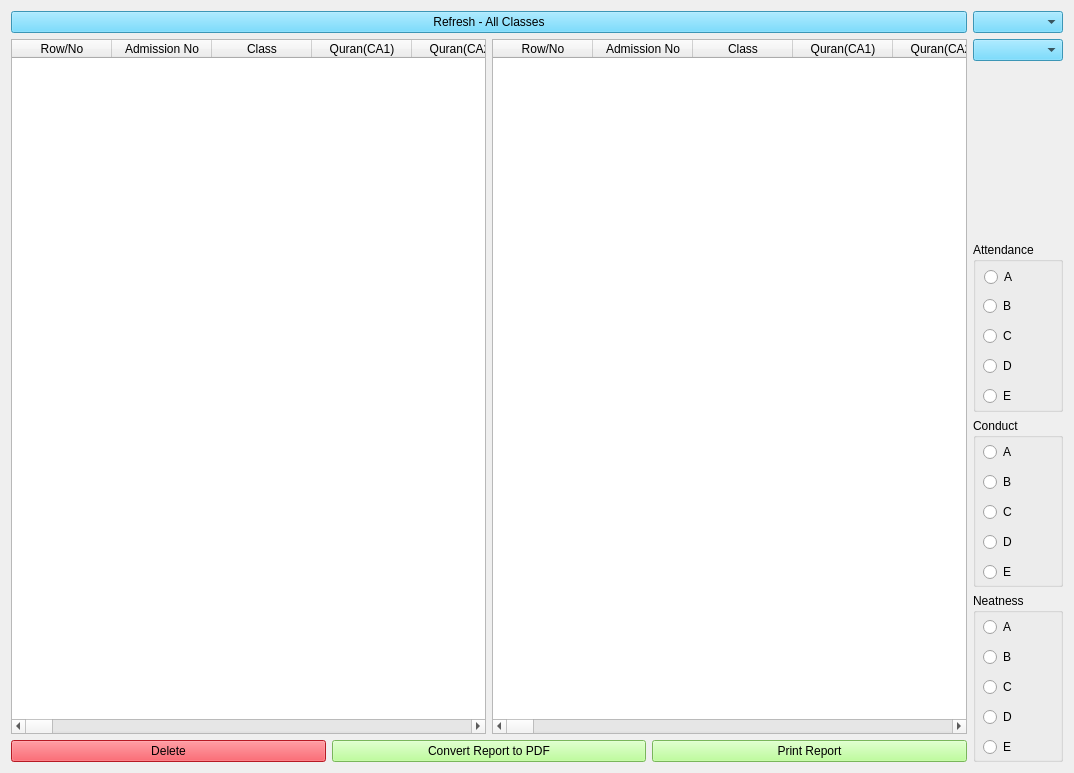
<?xml version="1.0" encoding="UTF-8"?>
<ui version="4.0">
 <class>SecScore2ndForm</class>
 <widget class="QWidget" name="SecScore2ndForm">
  <property name="geometry">
   <rect>
    <x>0</x>
    <y>0</y>
    <width>1074</width>
    <height>773</height>
   </rect>
  </property>
  <property name="windowTitle">
   <string>Secondary Classes Scores (Second Term)</string>
  </property>
  <property name="windowIcon">
   <iconset>
    <normaloff>score2_icon.jpg</normaloff>score2_icon.jpg</iconset>
  </property>
  <property name="styleSheet">
   <string notr="true">font: 12pt &quot;MS Shell Dlg 2&quot;;

QPushButton{
background-color: rgb(170, 255, 127);
}</string>
  </property>
  <layout class="QVBoxLayout" name="verticalLayout_3">
   <item>
    <layout class="QHBoxLayout" name="horizontalLayout_3">
     <item>
      <layout class="QVBoxLayout" name="verticalLayout_2">
       <item>
        <widget class="QPushButton" name="switch_back_btn">
         <property name="styleSheet">
          <string notr="true">background-color: rgb(84, 210, 255);</string>
         </property>
         <property name="text">
          <string>Refresh - All Classes</string>
         </property>
        </widget>
       </item>
       <item>
        <layout class="QHBoxLayout" name="horizontalLayout">
         <item>
          <widget class="QTableWidget" name="tableWidget">
           <property name="sizePolicy">
            <sizepolicy hsizetype="Expanding" vsizetype="Expanding">
             <horstretch>0</horstretch>
             <verstretch>0</verstretch>
            </sizepolicy>
           </property>
           <property name="autoFillBackground">
            <bool>false</bool>
           </property>
           <property name="frameShape">
            <enum>QFrame::StyledPanel</enum>
           </property>
           <property name="alternatingRowColors">
            <bool>true</bool>
           </property>
           <property name="showGrid">
            <bool>true</bool>
           </property>
           <attribute name="horizontalHeaderStretchLastSection">
            <bool>false</bool>
           </attribute>
           <attribute name="verticalHeaderVisible">
            <bool>true</bool>
           </attribute>
           <column>
            <property name="text">
             <string>Row/No</string>
            </property>
           </column>
           <column>
            <property name="text">
             <string>Admission No</string>
            </property>
           </column>
           <column>
            <property name="text">
             <string>Class</string>
            </property>
           </column>
           <column>
            <property name="text">
             <string>Quran(CA1)</string>
            </property>
           </column>
           <column>
            <property name="text">
             <string>Quran(CA2)</string>
            </property>
           </column>
           <column>
            <property name="text">
             <string>Quran(ASS)</string>
            </property>
           </column>
           <column>
            <property name="text">
             <string>Quran(EXAM)</string>
            </property>
           </column>
           <column>
            <property name="text">
             <string>Quran(TOTAL)</string>
            </property>
           </column>
           <column>
            <property name="text">
             <string>Ibadat(CA1)</string>
            </property>
           </column>
           <column>
            <property name="text">
             <string>Ibadat(CA2)</string>
            </property>
           </column>
           <column>
            <property name="text">
             <string>Ibadat(ASS)</string>
            </property>
           </column>
           <column>
            <property name="text">
             <string>Ibadat(EXAM)</string>
            </property>
           </column>
           <column>
            <property name="text">
             <string>Ibadat(TOTAL)</string>
            </property>
           </column>
           <column>
            <property name="text">
             <string>Arabic(CA1)</string>
            </property>
           </column>
           <column>
            <property name="text">
             <string>Arabic(CA2)</string>
            </property>
           </column>
           <column>
            <property name="text">
             <string>Arabic(ASS)</string>
            </property>
           </column>
           <column>
            <property name="text">
             <string>Arabic(EXAM)</string>
            </property>
           </column>
           <column>
            <property name="text">
             <string>Arabic(TOTAL)</string>
            </property>
           </column>
           <column>
            <property name="text">
             <string>Nahwu(CA1)</string>
            </property>
           </column>
           <column>
            <property name="text">
             <string>Nahwu(CA2)</string>
            </property>
           </column>
           <column>
            <property name="text">
             <string>Nahwu(ASS)</string>
            </property>
           </column>
           <column>
            <property name="text">
             <string>Nahwu(EXAM)</string>
            </property>
           </column>
           <column>
            <property name="text">
             <string>Nahwu(TOTAL)</string>
            </property>
           </column>
           <column>
            <property name="text">
             <string>English(CA1)</string>
            </property>
           </column>
           <column>
            <property name="text">
             <string>English(CA2)</string>
            </property>
           </column>
           <column>
            <property name="text">
             <string>English(ASS)</string>
            </property>
           </column>
           <column>
            <property name="text">
             <string>English(EXAM)</string>
            </property>
           </column>
           <column>
            <property name="text">
             <string>English(TOTAL)</string>
            </property>
           </column>
           <column>
            <property name="text">
             <string>Maths(CA1)</string>
            </property>
           </column>
           <column>
            <property name="text">
             <string>Maths(CA2)</string>
            </property>
           </column>
           <column>
            <property name="text">
             <string>Maths(ASS)</string>
            </property>
           </column>
           <column>
            <property name="text">
             <string>Maths(EXAM)</string>
            </property>
           </column>
           <column>
            <property name="text">
             <string>Maths(TOTAL)</string>
            </property>
           </column>
           <column>
            <property name="text">
             <string>Basic Sc(CA1)</string>
            </property>
           </column>
           <column>
            <property name="text">
             <string>Basic Sc(CA2)</string>
            </property>
           </column>
           <column>
            <property name="text">
             <string>Basic Sc(ASS)</string>
            </property>
           </column>
           <column>
            <property name="text">
             <string>Basic Sc(EXAM)</string>
            </property>
           </column>
           <column>
            <property name="text">
             <string>Basic Sc(TOTAL)</string>
            </property>
           </column>
           <column>
            <property name="text">
             <string>Religion(CA1)</string>
            </property>
           </column>
           <column>
            <property name="text">
             <string>Religion(CA2)</string>
            </property>
           </column>
           <column>
            <property name="text">
             <string>Religion(ASS)</string>
            </property>
           </column>
           <column>
            <property name="text">
             <string>Religion(EXAM)</string>
            </property>
           </column>
           <column>
            <property name="text">
             <string>Religion(TOTAL)</string>
            </property>
           </column>
           <column>
            <property name="text">
             <string>Civic(CA1)</string>
            </property>
           </column>
           <column>
            <property name="text">
             <string>Civic(CA2)</string>
            </property>
           </column>
           <column>
            <property name="text">
             <string>Civic(ASS)</string>
            </property>
           </column>
           <column>
            <property name="text">
             <string>Civic(EXAM)</string>
            </property>
           </column>
           <column>
            <property name="text">
             <string>Civic(TOTAL)</string>
            </property>
           </column>
           <column>
            <property name="text">
             <string>CCA(CA1)</string>
            </property>
           </column>
           <column>
            <property name="text">
             <string>CCA(CA2)</string>
            </property>
           </column>
           <column>
            <property name="text">
             <string>CCA(ASS)</string>
            </property>
           </column>
           <column>
            <property name="text">
             <string>CCA(EXAM)</string>
            </property>
           </column>
           <column>
            <property name="text">
             <string>CCA(TOTAL)</string>
            </property>
           </column>
           <column>
            <property name="text">
             <string>Prevocational(CA1)</string>
            </property>
           </column>
           <column>
            <property name="text">
             <string>Prevocational(CA2)</string>
            </property>
           </column>
           <column>
            <property name="text">
             <string>Prevocational(ASS)</string>
            </property>
           </column>
           <column>
            <property name="text">
             <string>Prevocational(EXAM)</string>
            </property>
           </column>
           <column>
            <property name="text">
             <string>Prevocational(TOTAL)</string>
            </property>
           </column>
           <column>
            <property name="text">
             <string>French(CA1)</string>
            </property>
           </column>
           <column>
            <property name="text">
             <string>French(CA2)</string>
            </property>
           </column>
           <column>
            <property name="text">
             <string>French(ASS)</string>
            </property>
           </column>
           <column>
            <property name="text">
             <string>French(EXAM)</string>
            </property>
           </column>
           <column>
            <property name="text">
             <string>French(TOTAL)</string>
            </property>
           </column>
           <column>
            <property name="text">
             <string>Hausa(CA1)</string>
            </property>
           </column>
           <column>
            <property name="text">
             <string>Hausa(CA2)</string>
            </property>
           </column>
           <column>
            <property name="text">
             <string>Hausa(ASS)</string>
            </property>
           </column>
           <column>
            <property name="text">
             <string>Hausa(EXAM)</string>
            </property>
           </column>
           <column>
            <property name="text">
             <string>Hausa(TOTAL)</string>
            </property>
           </column>
           <column>
            <property name="text">
             <string>All Total</string>
            </property>
           </column>
           <column>
            <property name="text">
             <string>Average</string>
            </property>
           </column>
           <column>
            <property name="text">
             <string>New Column</string>
            </property>
           </column>
           <column>
            <property name="text">
             <string>Avg Cumulative</string>
            </property>
           </column>
          </widget>
         </item>
         <item>
          <widget class="QTableWidget" name="tableWidget_2">
           <property name="sizePolicy">
            <sizepolicy hsizetype="Expanding" vsizetype="Expanding">
             <horstretch>0</horstretch>
             <verstretch>0</verstretch>
            </sizepolicy>
           </property>
           <property name="autoFillBackground">
            <bool>false</bool>
           </property>
           <property name="frameShape">
            <enum>QFrame::StyledPanel</enum>
           </property>
           <property name="alternatingRowColors">
            <bool>true</bool>
           </property>
           <property name="showGrid">
            <bool>true</bool>
           </property>
           <attribute name="horizontalHeaderStretchLastSection">
            <bool>false</bool>
           </attribute>
           <attribute name="verticalHeaderVisible">
            <bool>true</bool>
           </attribute>
           <column>
            <property name="text">
             <string>Row/No</string>
            </property>
           </column>
           <column>
            <property name="text">
             <string>Admission No</string>
            </property>
           </column>
           <column>
            <property name="text">
             <string>Class</string>
            </property>
           </column>
           <column>
            <property name="text">
             <string>Quran(CA1)</string>
            </property>
           </column>
           <column>
            <property name="text">
             <string>Quran(CA2)</string>
            </property>
           </column>
           <column>
            <property name="text">
             <string>Quran(ASS)</string>
            </property>
           </column>
           <column>
            <property name="text">
             <string>Quran(EXAM)</string>
            </property>
           </column>
           <column>
            <property name="text">
             <string>Quran(TOTAL)</string>
            </property>
           </column>
           <column>
            <property name="text">
             <string>Ibadat(CA1)</string>
            </property>
           </column>
           <column>
            <property name="text">
             <string>Ibadat(CA2)</string>
            </property>
           </column>
           <column>
            <property name="text">
             <string>Ibadat(ASS)</string>
            </property>
           </column>
           <column>
            <property name="text">
             <string>Ibadat(EXAM)</string>
            </property>
           </column>
           <column>
            <property name="text">
             <string>Ibadat(TOTAL)</string>
            </property>
           </column>
           <column>
            <property name="text">
             <string>Arabic(CA1)</string>
            </property>
           </column>
           <column>
            <property name="text">
             <string>Arabic(CA2)</string>
            </property>
           </column>
           <column>
            <property name="text">
             <string>Arabic(ASS)</string>
            </property>
           </column>
           <column>
            <property name="text">
             <string>Arabic(EXAM)</string>
            </property>
           </column>
           <column>
            <property name="text">
             <string>Arabic(TOTAL)</string>
            </property>
           </column>
           <column>
            <property name="text">
             <string>Nahwu(CA1)</string>
            </property>
           </column>
           <column>
            <property name="text">
             <string>Nahwu(CA2)</string>
            </property>
           </column>
           <column>
            <property name="text">
             <string>Nahwu(ASS)</string>
            </property>
           </column>
           <column>
            <property name="text">
             <string>Nahwu(EXAM)</string>
            </property>
           </column>
           <column>
            <property name="text">
             <string>Nahwu(TOTAL)</string>
            </property>
           </column>
           <column>
            <property name="text">
             <string>English(CA1)</string>
            </property>
           </column>
           <column>
            <property name="text">
             <string>English(CA2)</string>
            </property>
           </column>
           <column>
            <property name="text">
             <string>English(ASS)</string>
            </property>
           </column>
           <column>
            <property name="text">
             <string>English(EXAM)</string>
            </property>
           </column>
           <column>
            <property name="text">
             <string>English(TOTAL)</string>
            </property>
           </column>
           <column>
            <property name="text">
             <string>Maths(CA1)</string>
            </property>
           </column>
           <column>
            <property name="text">
             <string>Maths(CA2)</string>
            </property>
           </column>
           <column>
            <property name="text">
             <string>Maths(ASS)</string>
            </property>
           </column>
           <column>
            <property name="text">
             <string>Maths(EXAM)</string>
            </property>
           </column>
           <column>
            <property name="text">
             <string>Maths(TOTAL)</string>
            </property>
           </column>
           <column>
            <property name="text">
             <string>Basic Sc(CA1)</string>
            </property>
           </column>
           <column>
            <property name="text">
             <string>Basic Sc(CA2)</string>
            </property>
           </column>
           <column>
            <property name="text">
             <string>Basic Sc(ASS)</string>
            </property>
           </column>
           <column>
            <property name="text">
             <string>Basic Sc(EXAM)</string>
            </property>
           </column>
           <column>
            <property name="text">
             <string>Basic Sc(TOTAL)</string>
            </property>
           </column>
           <column>
            <property name="text">
             <string>Religion(CA1)</string>
            </property>
           </column>
           <column>
            <property name="text">
             <string>Religion(CA2)</string>
            </property>
           </column>
           <column>
            <property name="text">
             <string>Religion(ASS)</string>
            </property>
           </column>
           <column>
            <property name="text">
             <string>Religion(EXAM)</string>
            </property>
           </column>
           <column>
            <property name="text">
             <string>Religion(TOTAL)</string>
            </property>
           </column>
           <column>
            <property name="text">
             <string>Civic(CA1)</string>
            </property>
           </column>
           <column>
            <property name="text">
             <string>Civic(CA2)</string>
            </property>
           </column>
           <column>
            <property name="text">
             <string>Civic(ASS)</string>
            </property>
           </column>
           <column>
            <property name="text">
             <string>Civic(EXAM)</string>
            </property>
           </column>
           <column>
            <property name="text">
             <string>Civic(TOTAL)</string>
            </property>
           </column>
           <column>
            <property name="text">
             <string>CCA(CA1)</string>
            </property>
           </column>
           <column>
            <property name="text">
             <string>CCA(CA2)</string>
            </property>
           </column>
           <column>
            <property name="text">
             <string>CCA(ASS)</string>
            </property>
           </column>
           <column>
            <property name="text">
             <string>CCA(EXAM)</string>
            </property>
           </column>
           <column>
            <property name="text">
             <string>CCA(TOTAL)</string>
            </property>
           </column>
           <column>
            <property name="text">
             <string>Prevocational(CA1)</string>
            </property>
           </column>
           <column>
            <property name="text">
             <string>Prevocational(CA2)</string>
            </property>
           </column>
           <column>
            <property name="text">
             <string>Prevocational(ASS)</string>
            </property>
           </column>
           <column>
            <property name="text">
             <string>Prevocational(EXAM)</string>
            </property>
           </column>
           <column>
            <property name="text">
             <string>Prevocational(TOTAL)</string>
            </property>
           </column>
           <column>
            <property name="text">
             <string>French(CA1)</string>
            </property>
           </column>
           <column>
            <property name="text">
             <string>French(CA2)</string>
            </property>
           </column>
           <column>
            <property name="text">
             <string>French(ASS)</string>
            </property>
           </column>
           <column>
            <property name="text">
             <string>French(EXAM)</string>
            </property>
           </column>
           <column>
            <property name="text">
             <string>French(TOTAL)</string>
            </property>
           </column>
           <column>
            <property name="text">
             <string>Hausa(CA1)</string>
            </property>
           </column>
           <column>
            <property name="text">
             <string>Hausa(CA2)</string>
            </property>
           </column>
           <column>
            <property name="text">
             <string>Hausa(ASS)</string>
            </property>
           </column>
           <column>
            <property name="text">
             <string>Hausa(EXAM)</string>
            </property>
           </column>
           <column>
            <property name="text">
             <string>Hausa(TOTAL)</string>
            </property>
           </column>
           <column>
            <property name="text">
             <string>All Total</string>
            </property>
           </column>
           <column>
            <property name="text">
             <string>Average</string>
            </property>
           </column>
           <column>
            <property name="text">
             <string>New Column</string>
            </property>
           </column>
           <column>
            <property name="text">
             <string>Avg Cumulative</string>
            </property>
           </column>
          </widget>
         </item>
        </layout>
       </item>
       <item>
        <layout class="QHBoxLayout" name="horizontalLayout_2">
         <item>
          <widget class="QPushButton" name="del_btn">
           <property name="styleSheet">
            <string notr="true">background-color: rgb(255, 37, 51);</string>
           </property>
           <property name="text">
            <string>Delete</string>
           </property>
          </widget>
         </item>
         <item>
          <widget class="QPushButton" name="pdf_btn">
           <property name="styleSheet">
            <string notr="true">background-color: rgb(170, 255, 127);</string>
           </property>
           <property name="text">
            <string>Convert Report to PDF</string>
           </property>
          </widget>
         </item>
         <item>
          <widget class="QPushButton" name="report_gen_btn">
           <property name="styleSheet">
            <string notr="true">background-color: rgb(170, 255, 127);</string>
           </property>
           <property name="text">
            <string>Print Report</string>
           </property>
          </widget>
         </item>
        </layout>
       </item>
      </layout>
     </item>
     <item>
      <layout class="QVBoxLayout" name="verticalLayout">
       <item>
        <widget class="QComboBox" name="class_comboBox">
         <property name="styleSheet">
          <string notr="true">background-color: rgb(84, 210, 255);</string>
         </property>
        </widget>
       </item>
       <item>
        <widget class="QComboBox" name="stud_adm_no_comboBox">
         <property name="styleSheet">
          <string notr="true">background-color: rgb(84, 210, 255);</string>
         </property>
        </widget>
       </item>
       <item>
        <widget class="QLabel" name="name_label">
         <property name="text">
          <string/>
         </property>
        </widget>
       </item>
       <item>
        <widget class="QGroupBox" name="groupBox">
         <property name="title">
          <string>Attendance</string>
         </property>
         <widget class="QRadioButton" name="att_a_radio">
          <property name="geometry">
           <rect>
            <x>11</x>
            <y>21</y>
            <width>39</width>
            <height>28</height>
           </rect>
          </property>
          <property name="text">
           <string>A</string>
          </property>
         </widget>
         <widget class="QRadioButton" name="att_b_radio">
          <property name="geometry">
           <rect>
            <x>10</x>
            <y>50</y>
            <width>39</width>
            <height>28</height>
           </rect>
          </property>
          <property name="text">
           <string>B</string>
          </property>
         </widget>
         <widget class="QRadioButton" name="att_c_radio">
          <property name="geometry">
           <rect>
            <x>10</x>
            <y>80</y>
            <width>41</width>
            <height>28</height>
           </rect>
          </property>
          <property name="text">
           <string>C</string>
          </property>
         </widget>
         <widget class="QRadioButton" name="att_d_radio">
          <property name="geometry">
           <rect>
            <x>10</x>
            <y>110</y>
            <width>41</width>
            <height>28</height>
           </rect>
          </property>
          <property name="text">
           <string>D</string>
          </property>
         </widget>
         <widget class="QRadioButton" name="att_e_radio">
          <property name="geometry">
           <rect>
            <x>10</x>
            <y>140</y>
            <width>41</width>
            <height>28</height>
           </rect>
          </property>
          <property name="text">
           <string>E</string>
          </property>
         </widget>
        </widget>
       </item>
       <item>
        <widget class="QGroupBox" name="groupBox_2">
         <property name="title">
          <string>Conduct</string>
         </property>
         <widget class="QRadioButton" name="con_a_radio">
          <property name="geometry">
           <rect>
            <x>10</x>
            <y>20</y>
            <width>41</width>
            <height>28</height>
           </rect>
          </property>
          <property name="text">
           <string>A</string>
          </property>
         </widget>
         <widget class="QRadioButton" name="con_b_radio">
          <property name="geometry">
           <rect>
            <x>10</x>
            <y>50</y>
            <width>41</width>
            <height>28</height>
           </rect>
          </property>
          <property name="text">
           <string>B</string>
          </property>
         </widget>
         <widget class="QRadioButton" name="con_c_radio">
          <property name="geometry">
           <rect>
            <x>10</x>
            <y>80</y>
            <width>41</width>
            <height>28</height>
           </rect>
          </property>
          <property name="text">
           <string>C</string>
          </property>
         </widget>
         <widget class="QRadioButton" name="con_d_radio">
          <property name="geometry">
           <rect>
            <x>10</x>
            <y>110</y>
            <width>41</width>
            <height>28</height>
           </rect>
          </property>
          <property name="text">
           <string>D</string>
          </property>
         </widget>
         <widget class="QRadioButton" name="con_e_radio">
          <property name="geometry">
           <rect>
            <x>10</x>
            <y>140</y>
            <width>41</width>
            <height>28</height>
           </rect>
          </property>
          <property name="text">
           <string>E</string>
          </property>
         </widget>
        </widget>
       </item>
       <item>
        <widget class="QGroupBox" name="groupBox_3">
         <property name="title">
          <string>Neatness</string>
         </property>
         <widget class="QRadioButton" name="neat_a_radio">
          <property name="geometry">
           <rect>
            <x>10</x>
            <y>20</y>
            <width>41</width>
            <height>28</height>
           </rect>
          </property>
          <property name="text">
           <string>A</string>
          </property>
         </widget>
         <widget class="QRadioButton" name="neat_b_radio">
          <property name="geometry">
           <rect>
            <x>10</x>
            <y>50</y>
            <width>41</width>
            <height>28</height>
           </rect>
          </property>
          <property name="text">
           <string>B</string>
          </property>
         </widget>
         <widget class="QRadioButton" name="neat_c_radio">
          <property name="geometry">
           <rect>
            <x>10</x>
            <y>80</y>
            <width>41</width>
            <height>28</height>
           </rect>
          </property>
          <property name="text">
           <string>C</string>
          </property>
         </widget>
         <widget class="QRadioButton" name="neat_d_radio">
          <property name="geometry">
           <rect>
            <x>10</x>
            <y>110</y>
            <width>41</width>
            <height>28</height>
           </rect>
          </property>
          <property name="text">
           <string>D</string>
          </property>
         </widget>
         <widget class="QRadioButton" name="neat_e_radio">
          <property name="geometry">
           <rect>
            <x>10</x>
            <y>140</y>
            <width>41</width>
            <height>28</height>
           </rect>
          </property>
          <property name="text">
           <string>E</string>
          </property>
         </widget>
        </widget>
       </item>
      </layout>
     </item>
    </layout>
   </item>
  </layout>
 </widget>
 <resources/>
 <connections/>
</ui>
